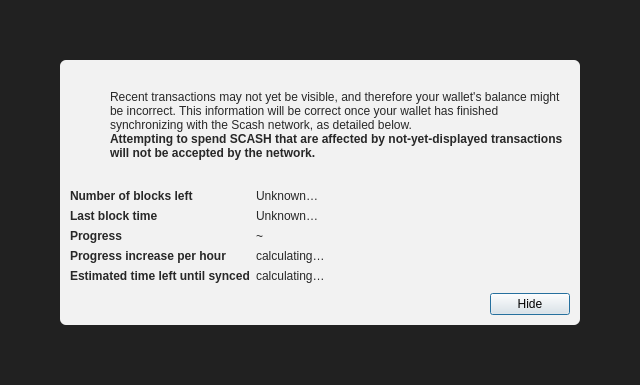
<?xml version="1.0" encoding="UTF-8"?>
<ui version="4.0">
 <class>ModalOverlay</class>
 <widget class="QWidget" name="ModalOverlay">
  <property name="geometry">
   <rect>
    <x>0</x>
    <y>0</y>
    <width>640</width>
    <height>385</height>
   </rect>
  </property>
  <property name="windowTitle">
   <string>Form</string>
  </property>
  <layout class="QVBoxLayout" name="verticalLayout" stretch="0">
   <property name="sizeConstraint">
    <enum>QLayout::SetDefaultConstraint</enum>
   </property>
   <property name="leftMargin">
    <number>0</number>
   </property>
   <property name="topMargin">
    <number>0</number>
   </property>
   <property name="rightMargin">
    <number>0</number>
   </property>
   <property name="bottomMargin">
    <number>0</number>
   </property>
   <item>
    <widget class="QWidget" name="bgWidget" native="true">
     <property name="styleSheet">
      <string notr="true">#bgWidget { background: rgba(0,0,0,220); }</string>
     </property>
     <layout class="QVBoxLayout" name="verticalLayoutMain" stretch="1">
      <property name="leftMargin">
       <number>60</number>
      </property>
      <property name="topMargin">
       <number>60</number>
      </property>
      <property name="rightMargin">
       <number>60</number>
      </property>
      <property name="bottomMargin">
       <number>60</number>
      </property>
      <item>
       <widget class="QWidget" name="contentWidget" native="true">
        <property name="styleSheet">
         <string notr="true">#contentWidget { background: rgba(255,255,255,240); border-radius: 6px; }

QLabel { color: rgb(40,40,40);  }</string>
        </property>
        <layout class="QVBoxLayout" name="verticalLayoutSub" stretch="1,0,0,0">
         <property name="spacing">
          <number>0</number>
         </property>
         <property name="leftMargin">
          <number>10</number>
         </property>
         <property name="topMargin">
          <number>10</number>
         </property>
         <property name="rightMargin">
          <number>10</number>
         </property>
         <property name="bottomMargin">
          <number>10</number>
         </property>
         <item>
          <layout class="QHBoxLayout" name="horizontalLayoutIconText" stretch="0,1">
           <property name="topMargin">
            <number>20</number>
           </property>
           <item>
            <layout class="QVBoxLayout" name="verticalLayoutIcon">
             <property name="leftMargin">
              <number>0</number>
             </property>
             <item>
              <widget class="QPushButton" name="warningIcon">
               <property name="enabled">
                <bool>false</bool>
               </property>
               <property name="text">
                <string/>
               </property>
               <property name="icon">
                <iconset>
                 <normaloff>:/icons/warning</normaloff>
                 <disabledoff>:/icons/warning</disabledoff>:/icons/warning</iconset>
               </property>
               <property name="iconSize">
                <size>
                 <width>48</width>
                 <height>48</height>
                </size>
               </property>
               <property name="flat">
                <bool>true</bool>
               </property>
              </widget>
             </item>
             <item>
              <spacer name="verticalSpacerWarningIcon">
               <property name="orientation">
                <enum>Qt::Vertical</enum>
               </property>
               <property name="sizeHint" stdset="0">
                <size>
                 <width>20</width>
                 <height>40</height>
                </size>
               </property>
              </spacer>
             </item>
            </layout>
           </item>
           <item>
            <layout class="QVBoxLayout" name="verticalLayoutInfoText">
             <property name="leftMargin">
              <number>0</number>
             </property>
             <property name="topMargin">
              <number>0</number>
             </property>
             <item>
              <widget class="QLabel" name="infoText">
               <property name="text">
                <string>Recent transactions may not yet be visible, and therefore your wallet's balance might be incorrect. This information will be correct once your wallet has finished synchronizing with the Scash network, as detailed below.</string>
               </property>
               <property name="textFormat">
                <enum>Qt::RichText</enum>
               </property>
               <property name="wordWrap">
                <bool>true</bool>
               </property>
              </widget>
             </item>
             <item>
              <widget class="QLabel" name="infoTextStrong">
               <property name="font">
                <font>
                 <weight>75</weight>
                 <bold>true</bold>
                </font>
               </property>
               <property name="text">
                <string>Attempting to spend SCASH that are affected by not-yet-displayed transactions will not be accepted by the network.</string>
               </property>
               <property name="textFormat">
                <enum>Qt::RichText</enum>
               </property>
               <property name="wordWrap">
                <bool>true</bool>
               </property>
              </widget>
             </item>
             <item>
              <spacer name="verticalSpacerInTextSpace">
               <property name="orientation">
                <enum>Qt::Vertical</enum>
               </property>
               <property name="sizeHint" stdset="0">
                <size>
                 <width>20</width>
                 <height>40</height>
                </size>
               </property>
              </spacer>
             </item>
            </layout>
           </item>
          </layout>
         </item>
         <item>
          <spacer name="verticalSpacerAfterText">
           <property name="orientation">
            <enum>Qt::Vertical</enum>
           </property>
           <property name="sizeHint" stdset="0">
            <size>
             <width>20</width>
             <height>40</height>
            </size>
           </property>
          </spacer>
         </item>
         <item>
          <layout class="QFormLayout" name="formLayout">
           <property name="fieldGrowthPolicy">
            <enum>QFormLayout::FieldsStayAtSizeHint</enum>
           </property>
           <property name="horizontalSpacing">
            <number>6</number>
           </property>
           <property name="verticalSpacing">
            <number>6</number>
           </property>
           <property name="topMargin">
            <number>10</number>
           </property>
           <item row="0" column="0">
            <widget class="QLabel" name="labelNumberOfBlocksLeft">
             <property name="font">
              <font>
               <weight>75</weight>
               <bold>true</bold>
              </font>
             </property>
             <property name="text">
              <string>Number of blocks left</string>
             </property>
            </widget>
           </item>
           <item row="0" column="1">
            <widget class="QLabel" name="numberOfBlocksLeft">
             <property name="text">
              <string>Unknown…</string>
             </property>
            </widget>
           </item>
           <item row="1" column="0">
            <widget class="QLabel" name="labelLastBlockTime">
             <property name="font">
              <font>
               <weight>75</weight>
               <bold>true</bold>
              </font>
             </property>
             <property name="text">
              <string>Last block time</string>
             </property>
            </widget>
           </item>
           <item row="1" column="1">
            <widget class="QLabel" name="newestBlockDate">
             <property name="sizePolicy">
              <sizepolicy hsizetype="Maximum" vsizetype="Preferred">
               <horstretch>0</horstretch>
               <verstretch>0</verstretch>
              </sizepolicy>
             </property>
             <property name="text">
              <string>Unknown…</string>
             </property>
            </widget>
           </item>
           <item row="2" column="0">
            <widget class="QLabel" name="labelSyncDone">
             <property name="font">
              <font>
               <weight>75</weight>
               <bold>true</bold>
              </font>
             </property>
             <property name="text">
              <string>Progress</string>
             </property>
            </widget>
           </item>
           <item row="2" column="1">
            <layout class="QHBoxLayout" name="horizontalLayoutSync" stretch="0,1">
             <item>
              <widget class="QLabel" name="percentageProgress">
               <property name="text">
                <string notr="true">~</string>
               </property>
              </widget>
             </item>
            </layout>
           </item>
           <item row="4" column="0">
            <widget class="QLabel" name="labelProgressIncrease">
             <property name="font">
              <font>
               <weight>75</weight>
               <bold>true</bold>
              </font>
             </property>
             <property name="text">
              <string>Progress increase per hour</string>
             </property>
            </widget>
           </item>
           <item row="4" column="1">
            <widget class="QLabel" name="progressIncreasePerH">
             <property name="text">
              <string>calculating…</string>
             </property>
            </widget>
           </item>
           <item row="5" column="0">
            <widget class="QLabel" name="labelEstimatedTimeLeft">
             <property name="font">
              <font>
               <weight>75</weight>
               <bold>true</bold>
              </font>
             </property>
             <property name="text">
              <string>Estimated time left until synced</string>
             </property>
            </widget>
           </item>
           <item row="5" column="1">
            <widget class="QLabel" name="expectedTimeLeft">
             <property name="text">
              <string>calculating…</string>
             </property>
            </widget>
           </item>
          </layout>
         </item>
         <item>
          <layout class="QHBoxLayout" name="horizontalLayoutButtons">
           <property name="leftMargin">
            <number>10</number>
           </property>
           <property name="topMargin">
            <number>10</number>
           </property>
           <item>
            <spacer name="horizontalSpacer">
             <property name="orientation">
              <enum>Qt::Horizontal</enum>
             </property>
             <property name="sizeHint" stdset="0">
              <size>
               <width>40</width>
               <height>20</height>
              </size>
             </property>
            </spacer>
           </item>
           <item>
            <widget class="QPushButton" name="closeButton">
             <property name="text">
              <string>Hide</string>
             </property>
             <property name="shortcut">
              <string>Esc</string>
             </property>
             <property name="focusPolicy">
              <enum>Qt::StrongFocus</enum>
             </property>
             <property name="default">
              <bool>true</bool>
             </property>
            </widget>
           </item>
          </layout>
         </item>
        </layout>
       </widget>
      </item>
     </layout>
    </widget>
   </item>
  </layout>
 </widget>
 <resources/>
 <connections/>
</ui>
